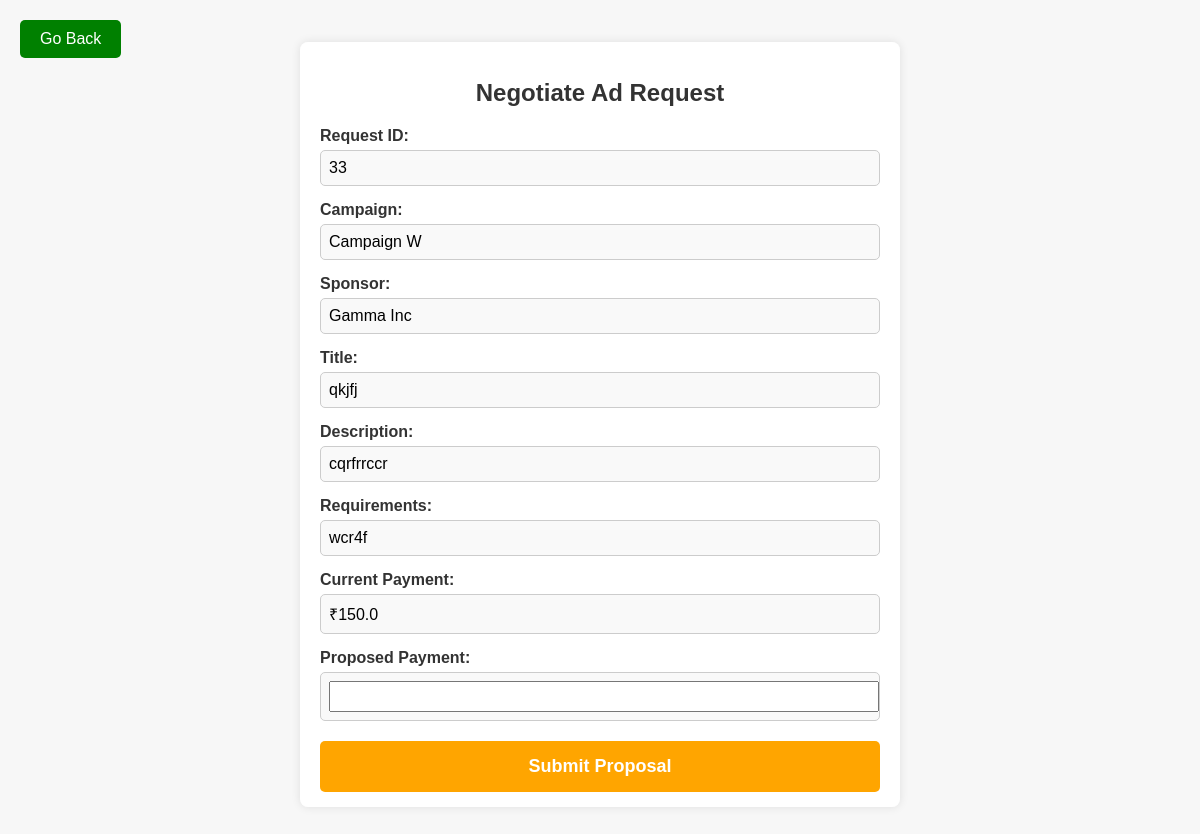
/ad_request/influencer_negotiate/5/33 (signed in), run on the app's committed database.
### application/models.py (models this page shows)
class AdRequest(db.Model):
    __tablename__ = 'AdRequest'
    RequestID = db.Column(db.Integer, primary_key=True)
    Title = db.Column(db.String(255), nullable=False, unique=True)
    Description = db.Column(db.Text)
    Requirements = db.Column(db.Text)
    Payment = db.Column(db.Float)
    CampaignID = db.Column(db.Integer, db.ForeignKey('campaign.CampaignID', ondelete='CASCADE'), nullable=False)
    Status = db.Column(db.String(10), default='Pending', nullable=False)
    campaign = db.relationship('Campaign', back_populates='ad_requests')
    ad_negotiations = db.relationship('AdNegotiation', back_populates='ad_request', cascade='all, delete-orphan')
    __table_args__=(
        db.CheckConstraint("Status IN ('Pending', 'Accepted','Closed')", name='check_status'),
    )

class Campaign(db.Model):
    CampaignID = db.Column(db.Integer, primary_key=True, autoincrement=True)
    Name = db.Column(db.String(255), nullable=False)
    Description = db.Column(db.Text)
    StartDate = db.Column(db.Date)
    EndDate = db.Column(db.Date)
    SponsorID = db.Column(db.Integer, db.ForeignKey('sponsor.SponsorID'), nullable=False)
    InfluencerID = db.Column(db.Integer, db.ForeignKey('influencer.InfluencerID'))
    Budget = db.Column(db.Float)
    Goal = db.Column(db.Text)
    Outreach = db.Column(db.Integer)
    Visibility = db.Column(db.Enum('Public', 'Private'))
    Flagged = db.Column(db.Integer,nullable=False,default=0)
    sponsor = db.relationship('Sponsor', back_populates='campaigns')
    influencer = db.relationship('Influencer', back_populates='campaigns')
    ad_requests = db.relationship('AdRequest', back_populates='campaign', cascade='all, delete-orphan')

class Sponsor(db.Model):
    SponsorID = db.Column(db.Integer, primary_key=True, autoincrement=True)
    Name = db.Column(db.String(255), nullable=False)
    Password = db.Column(db.String(255), nullable=False)
    JoiningDate = db.Column(db.Date)
    Brand = db.Column(db.String(255))
    Industry = db.Column(db.String(255))
    Email = db.Column(db.String(255), nullable=False)
    PhoneNo = db.Column(db.String(255), nullable=False)
    BrandDescription = db.Column(db.String(255))
    Address = db.Column(db.String(255))
    Website = db.Column(db.String(255))
    Flagged = db.Column(db.Integer,nullable=False,default=0)
    ProfilePicLink=db.Column(db.String(255))
    campaigns = db.relationship('Campaign', back_populates='sponsor', cascade='all, delete-orphan')

class AdNegotiation(db.Model):
    __tablename__ = 'AdNegotiation'
    RequestID = db.Column(db.Integer, db.ForeignKey('AdRequest.RequestID'), primary_key=True)
    InfluencerID = db.Column(db.Integer, db.ForeignKey('influencer.InfluencerID'), primary_key=True)
    Current_Negotiation = db.Column(db.Float, nullable=False)
    Sender = db.Column(db.String, nullable=False)
    Time = db.Column(db.DateTime, nullable=False)
    Status=db.Column(db.String,nullable=False)
    ad_request = db.relationship('AdRequest', back_populates='ad_negotiations')
    influencer = db.relationship('Influencer', back_populates='ad_negotiations')
    __table_args__ = (
        db.PrimaryKeyConstraint('RequestID', 'InfluencerID'),
        db.CheckConstraint("Sender IN ('Influencer', 'Sponsor')", name='check_sender'),
        db.CheckConstraint("Status IN ('Open','Accepted','Rejected','Closed')",name='check_status'),
    )

### application/adreq_controllers.py (the view, shortened to what this page needs)
@app.route('/ad_request/influencer_negotiate/<int:influencer_ID>/<request_ID>',methods=['GET','POST'])
@login_required(role='influencer')
def influencer_negotiate_request(influencer_ID,request_ID):
    nego=db.session.query(AdNegotiation).filter(AdNegotiation.RequestID==request_ID,AdNegotiation.InfluencerID==influencer_ID).one()
    if request.method=='GET':
        req=nego.ad_request
        return render_template('Ad_Inf_Negotiation.html',ad_request=req,influencer_ID=influencer_ID,ad=nego)

### application/home_controllers.py (called while the page is built)
def login_required(role=None):
    def decorator(f):
        @wraps(f)
        def decorated_function(*args, **kwargs):
            if 'user_id' not in session:
                flash('You need to log in to access this page.')
                return redirect(url_for('login'))
            user_id = None
            if role == 'influencer':
                user_id = kwargs.get('influencer_ID')
            elif role == 'sponsor':
                user_id = kwargs.get('sponsor_ID')
            elif role == 'admin':
                user_id = kwargs.get('admin_ID')
            if role and (session.get('user_type') != role or session.get('user_id') != user_id):
                abort(403)
            return f(*args, **kwargs)
        return decorated_function
    return decorator

### Templates/Ad_Inf_Negotiation.html (shortened to what this page needs)
<!DOCTYPE html>
<html lang="en">
<head>
</head>
<body>
    <a href="javascript:history.back()" onclick="return confirm('Leave without saving?');" class="go-back">Go Back</a>
    <div class="container">
        <h1>Negotiate Ad Request</h1>
        <form action="/ad_request/influencer_negotiate/{{ influencer_ID }}/{{ ad_request.RequestID }}" method="post">
            <div class="field">
                <label>Request ID:</label>
                <p>{{ ad_request.RequestID }}</p>
            </div>
            <div class="field">
                <label>Campaign:</label>
                <p>{{ ad_request.campaign.Name }}</p>
            </div>
            <div class="field">
                <label>Sponsor:</label>
                <p>{{ ad_request.campaign.sponsor.Name }}</p>
            </div>
            <div class="field">
                <label>Title:</label>
                <p>{{ ad_request.Title }}</p>
            </div>
            <div class="field">
                <label>Description:</label>
                <p>{{ ad_request.Description }}</p>
            </div>
            <div class="field">
                <label>Requirements:</label>
                <p>{{ ad_request.Requirements }}</p>
            </div>
            <div class="field">
                <label>Current Payment:</label>
                <p>₹{{ ad.Current_Negotiation }}</p>
            </div>
            <div class="field">
                <label>Proposed Payment:</label>
                <p>
                    <input type="number" name="proposed_payment" step="1" min="{{ ad.Current_Negotiation }}" style="width: 100%; height: 25px;" required>
                </p>
            </div>
            <div class="actions">
                <button type="submit" class="button negotiate">Submit Proposal</button>
            </div>
        </form>
    </div>
</body>
</html>

### Templates/Ad_Inf_Negotiation.html (style rules this page uses)
body { font-family: Arial, sans-serif; margin: 0; padding: 0; background-color: #f7f7f7; display: flex; justify-content: center; align-items: center; height: 100vh; position: relative; overflow: hidden; }
.container { width: 90%; max-width: 600px; max-height: 90vh; background-color: #ffffff; padding: 20px; border-radius: 8px; box-shadow: 0 0 10px rgba(0, 0, 0, 0.1); overflow: auto; box-sizing: border-box; position: relative; }
h1 { text-align: center; color: #333; margin-bottom: 20px; font-size: 24px; }
.field { margin-bottom: 15px; }
.field label { display: block; font-weight: bold; margin-bottom: 5px; color: #333; }
.field p { margin: 0; padding: 8px; background-color: #f9f9f9; border-radius: 5px; border: 1px solid #ccc; }
.actions { text-align: center; margin-top: 20px; }
.button { width: 100%; padding: 15px; border: none; border-radius: 5px; cursor: pointer; font-size: 18px; font-weight: bold; color: white; text-align: center; transition: background-color 0.3s ease; }
.negotiate { background-color: orange; }
.go-back { position: absolute; top: 20px; left: 20px; display: inline-block; padding: 10px 20px; background-color: green; color: white; border-radius: 5px; text-decoration: none; transition: background-color 0.3s ease; }

### data on the page
AdRequest: RequestID "33", Title "qkjfj", Description "cqrfrrccr", Requirements "wcr4f"
Campaign: campaign.Name "Campaign W"
Sponsor: campaign.sponsor.Name "Gamma Inc"
AdNegotiation: Current_Negotiation "150.0"
